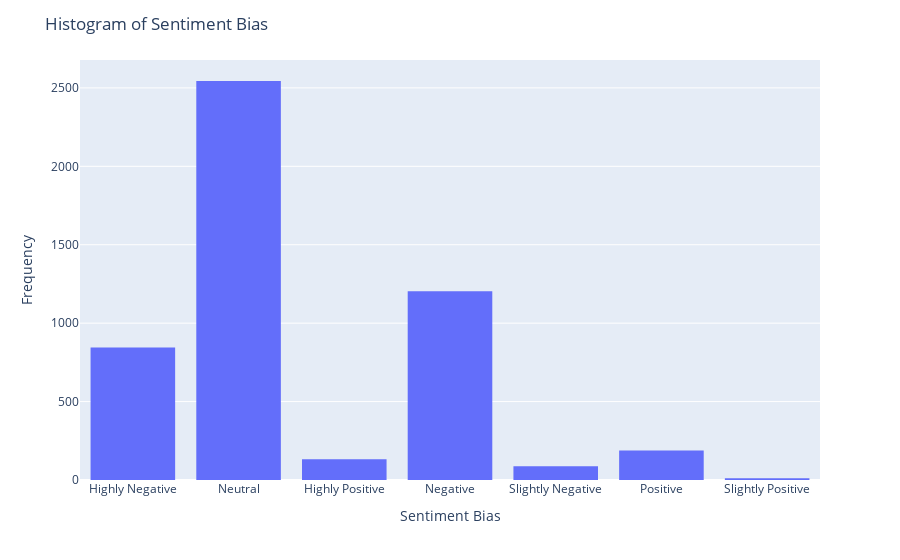

Notebook source saved alongside this figure:
### Code cell
fig = px.histogram(df, x='Sentiment_Bias', nbins=20)
fig.update_layout(
    title='Histogram of Sentiment Bias',
    xaxis_title='Sentiment Bias',
    yaxis_title='Frequency'
)
fig.show()

### Figure 1 — Plotly figure (JSON) as saved in the notebook; plotly's stock layout.template omitted (floating-point values rounded to 4 significant figures; data arrays with more than 128 entries replaced by an {"elided": "..."} marker saying what was removed)
{"data": [{"alignmentgroup": "True", "bingroup": "x", "hovertemplate": "Sentiment_Bias=%{x}<br>count=%{y}<extra></extra>", "legendgroup": "", "marker": {"color": "#636efa", "pattern": {"shape": ""}}, "name": "", "nbinsx": 20, "offsetgroup": "", "orientation": "v", "showlegend": false, "type": "histogram", "x": {"elided": "5013 str values"}, "xaxis": "x", "yaxis": "y"}], "layout": {"barmode": "relative", "legend": {"tracegroupgap": 0}, "margin": {"t": 60}, "title": {"text": "Histogram of Sentiment Bias"}, "xaxis": {"anchor": "y", "domain": [0, 1], "title": {"text": "Sentiment Bias"}}, "yaxis": {"anchor": "x", "domain": [0, 1], "title": {"text": "Frequency"}}}}
